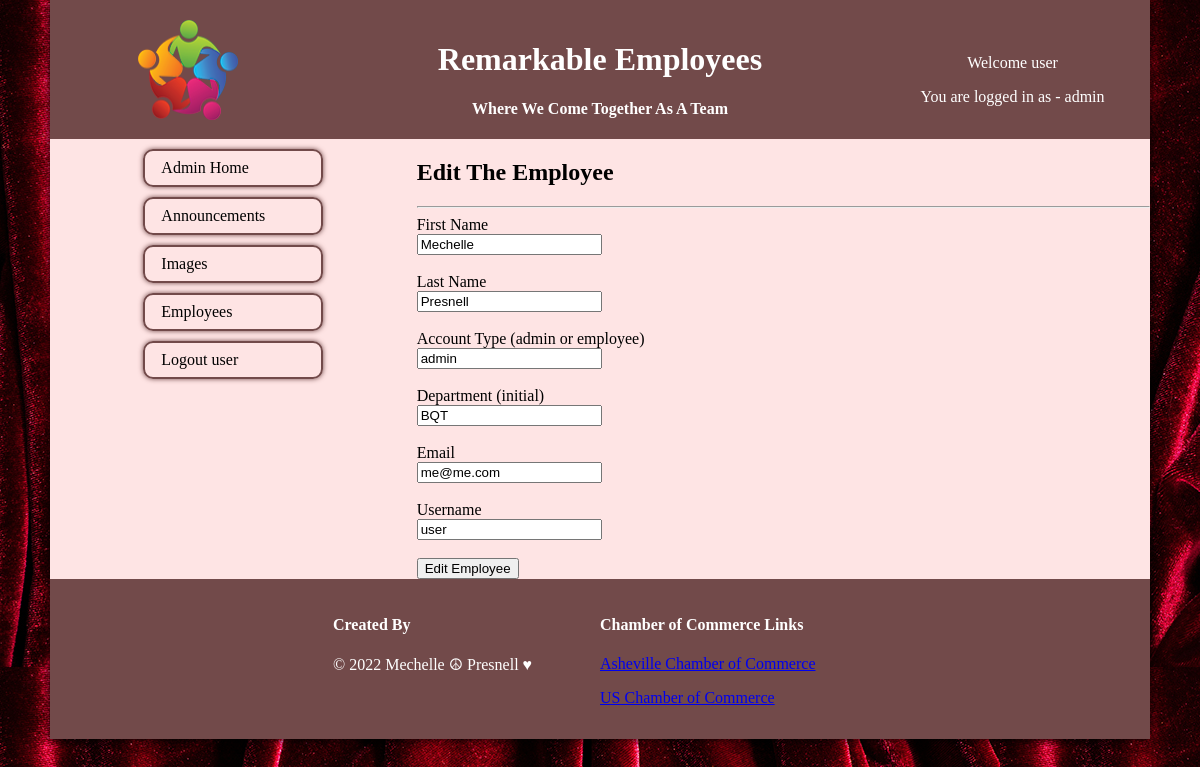
Page /staff/admin/edit.php?employee_id=18 (signed in) on the committed database.
### tables this page shows
CREATE TABLE `employee` (
  `employee_id` int(15) NOT NULL,
  `first_name` varchar(50) NOT NULL,
  `last_name` varchar(50) NOT NULL,
  `birthday` date DEFAULT NULL,
  `start_date` date DEFAULT NULL,
  `email` varchar(100) NOT NULL,
  `username` varchar(50) NOT NULL DEFAULT 'user',
  `hashed_password` varchar(255) NOT NULL DEFAULT '12345',
  `user_level` varchar(10) DEFAULT 'employee',
  `department_initial` varchar(5) DEFAULT 'HR'
);

### private/functions.php (called while the page is built, shortened)
<?php
function url_for($script_path) {
  if($script_path[0] != '/') {
    $script_path = "/" . $script_path;
  }
  return WWW_ROOT . $script_path;
}
function u($string="") {
  return urlencode($string);
}
function h($string="") {
  return htmlspecialchars($string);
}
?>

### private/query_functions.php (called while the page is built, shortened)
<?php
function find_employee_by_id($id) {
  global $db;
  $sql = "SELECT * FROM employee ";
  $sql .= "WHERE employee_id='" . $id . "'";
  $result = mysqli_query($db, $sql);
  $subject = mysqli_fetch_assoc($result);
  return $subject;
}
?>

### public/staff/admin/edit.php (the view, shortened to what this page needs)
<?php
require_once('../../../private/initialize.php');
$id = $_GET['employee_id'];
if(is_post_request()) {
  $employee = [];
  $employee['first_name'] = $_POST['first_name'] ?? '';
  $employee['last_name'] = $_POST['last_name'] ?? '';
  $employee['user_level'] = $_POST['user_level'] ?? '';
  $employee['department_initial'] = $_POST['department_initial'] ?? '';
  $employee['email'] = $_POST['email'] ?? '';
  $employee['username'] = $_POST['username'] ?? '';
  $employee['password'] = $_POST['password'] ?? '';
  $employee['confirm_password'] = $_POST['confirm_password'] ?? '';
  $result = update_employee($employee, $id);
  redirect_to(url_for('staff/admin/show.php?employee_id=' . $id));
} else {
  $employee = find_employee_by_id($id);
}
?>
<!DOCTYPE html>
<html lang="en">
  <head>
    <link href="../../stylesheets/public-styles.css" rel="stylesheet">
  </head>
  <body>
    <div id="main-content">
      <header>
        <a href="<?php echo url_for('staff/admin/index.php'); ?>"><img src="../../images/ppl-logo.png" alt="circle logo" width="100" height="100"></a>
        <div id="header-content">
          <h1>Remarkable Employees</h1>
          <h4>Where We Come Together As A Team</h4>
        </div>
        <div id="user-info">
          <p>Welcome <?php echo $_SESSION['username']; ?></p>
          <p>You are logged in as - <?php echo $_SESSION['user_level']; ?></p>
        </div>
      </header>
      <main id="page-content">
        <aside id="navigation">
          <nav id="main-nav">
            <ul>
              <l1><a href="<?php echo url_for('/staff/admin/index.php'); ?>">Admin Home</a></l1>
              <l1><a href="announcements.php">Announcements</a></l1>
              <l1><a href="images.php">Images</a></l1>
              <l1><a href="employee_list.php">Employees</a></l1>
              <l1><a href="<?php echo url_for('../public/logout.php'); ?>">Logout <?php echo $_SESSION['username']; ?></a></l1>
            </ul>
          </nav>
        </aside>
        <article id="description">
          <div>
            <h1>Edit The Employee</h1>
          </div>
          <hr>
          <div>
            <form action="<?php echo url_for('/staff/admin/edit.php?employee_id=' . h(u($id))); ?>" method="post">
              <label for="first_name">First Name</label><br>
              <input type="text" id="first_name" name="first_name" value="<?php echo h($employee['first_name']); ?>"><br>
              <br>
              <label for="last_name">Last Name</label><br>
              <input type="text" id="last_name" name="last_name" value="<?php echo h($employee['last_name']); ?>"><br>
              <br>
              <label for="user_level">Account Type (admin or employee)</label><br>
              <input type="text" id="user_level" name="user_level" value="<?php echo h($employee['user_level']); ?>"><br>
              <br>
              <label for="department_initial">Department (initial)</label><br>
              <input type="text" id="department_initial" name="department_initial" value="<?php echo h($employee['department_initial']); ?>"><br>
              <br>
              <label for="email">Email</label><br>
              <input type="text" id="email" name="email" value="<?php echo h($employee['email']); ?>"><br>
              <br>
              <label for="username">Username</label><br>
              <input type="text" id="username" name="username" value="<?php echo h($employee['username']); ?>"><br>
              <br>
              <div id="operations">
                <input type="submit" name="submit" value="Edit Employee">
              </div>
            </form>
          </div>
        </article>
      </main>
      <footer id="footer">
        <div id="my-info">
          <h4>Created By</h4>
          &copy; <?php echo date('Y'); ?> Mechelle &#9774; Presnell &hearts;
        </div>
        <div id="chamber">
          <h4>Chamber of Commerce Links</h4>
          <p><a href="https://www.ashevillechamber.org/news-events/events/wnc-career-expo/?gclid=EAIaIQobChMI--vY9Jfk9gIVBLLICh1_2gFFEAAYASAAEgJtifD_BwE">Asheville Chamber of Commerce</a></p>
          <p><a href="https://www.uschamber.com/">US Chamber of Commerce</a></p>
        </div>
      </footer>
    </div>
  </body>
</html>

### public/stylesheets/public-styles.css (style rules this page uses)
* { box-sizing: border-box; }
body { background-image: url(../images/background.jpeg); margin: 0; }
#main-content { background-color: #fee4e4; box-shadow: 0 0 10px #000; margin: 0 auto; max-width: 1100px; }
header { background-color: #724a4a; color: #fff; min-height: 100px; margin: 0; padding-top: 20px; text-align: center; }
#page-content { color: #000; padding: 20px; }
footer { background-color: #724a4a; color: #fff; margin: 0; min-height: 100px; padding: 1rem; }

### rows in the picture
employee: first_name "Mechelle", last_name "Presnell", user_level "admin", department_initial "BQT", email "me@me.com", username "user"

### other values in the picture
$_SESSION['username'] "user"
$_SESSION['user_level'] "admin"
